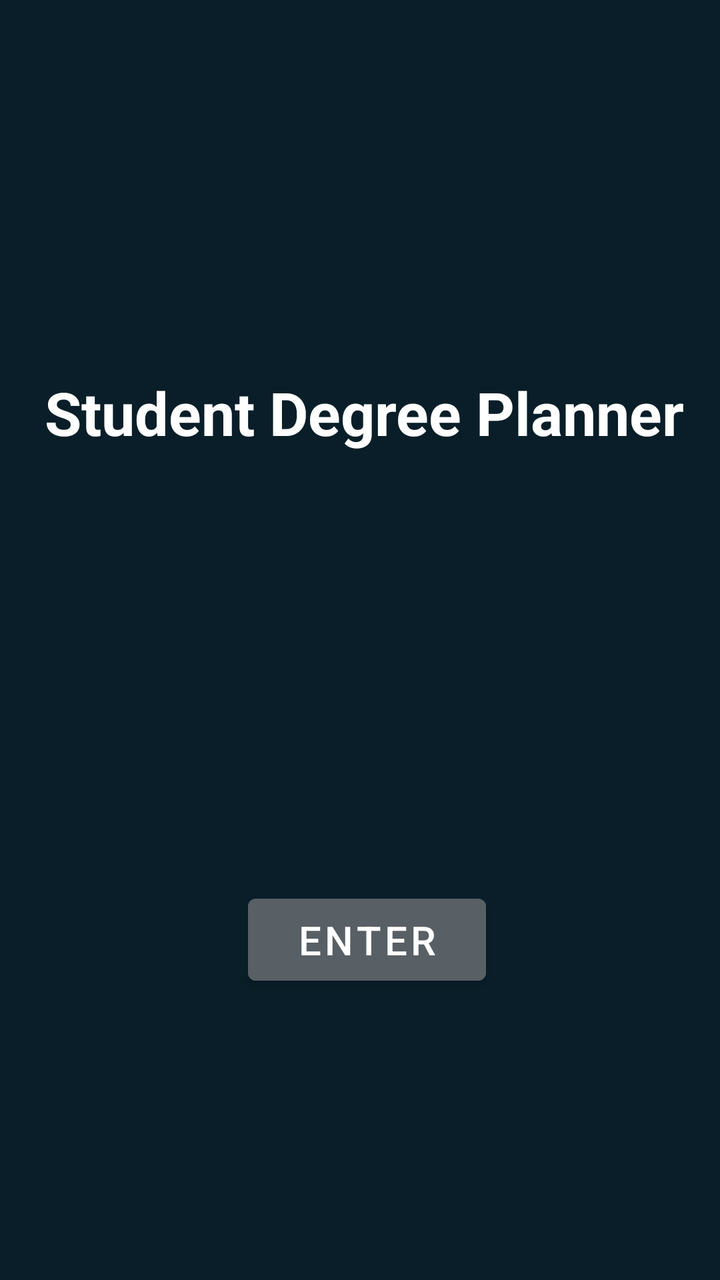
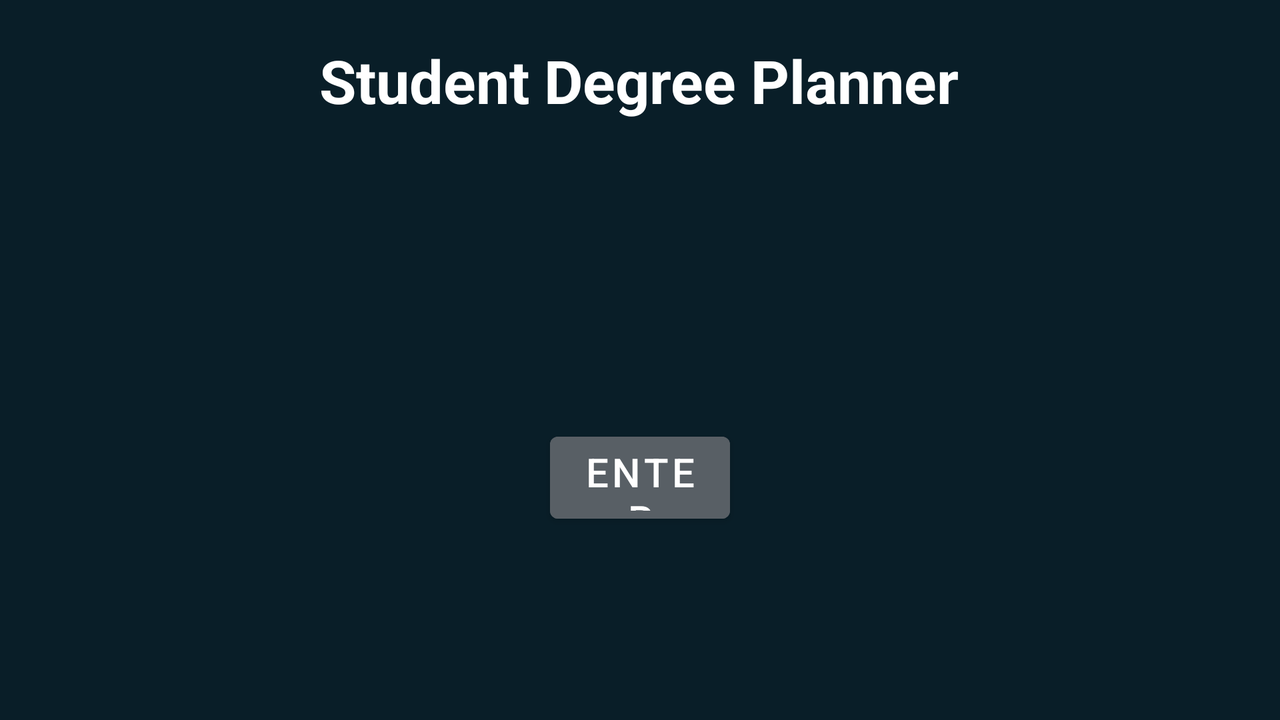

An Android layout and its configuration variant, each rendered on a device that would load it. The default file and the variant file are quoted in full after the pictures.
<!-- AndroidManifest.xml: application theme Theme.MobileApp2 -->
<!-- res/layout/activity_main.xml -->
<?xml version="1.0" encoding="utf-8"?>
<androidx.constraintlayout.widget.ConstraintLayout xmlns:android="http://schemas.android.com/apk/res/android"
    xmlns:app="http://schemas.android.com/apk/res-auto"
    xmlns:tools="http://schemas.android.com/tools"
    android:layout_width="match_parent"
    android:layout_height="match_parent"
    android:background="@color/material_dynamic_secondary10"
    tools:context=".UI.MainActivity">

    <ImageView
        android:id="@+id/imageView"
        android:layout_width="151dp"
        android:layout_height="149dp"
        android:layout_marginStart="131dp"
        android:layout_marginTop="25dp"
        android:layout_marginEnd="132dp"
        android:layout_marginBottom="45dp"
        app:layout_constraintBottom_toTopOf="@+id/button"
        app:layout_constraintEnd_toEndOf="parent"
        app:layout_constraintHorizontal_bias="1.0"
        app:layout_constraintStart_toStartOf="parent"
        app:layout_constraintTop_toBottomOf="@+id/textView"
        app:srcCompat="@drawable/ic_baseline_school_24"
        app:tint="#FFFFFF" />

    <TextView
        android:id="@+id/textView"
        android:layout_width="wrap_content"
        android:layout_height="wrap_content"
        android:layout_marginStart="131dp"
        android:layout_marginTop="186dp"
        android:layout_marginEnd="132dp"
        android:layout_marginBottom="3dp"
        android:text="Student Degree Planner"
        android:textAlignment="center"
        android:textColor="@color/white"
        android:textSize="30sp"
        android:textStyle="bold"
        app:layout_constraintBottom_toTopOf="@+id/imageView"
        app:layout_constraintEnd_toEndOf="parent"
        app:layout_constraintHorizontal_bias="0.49"
        app:layout_constraintStart_toStartOf="parent"
        app:layout_constraintTop_toTopOf="parent"
        app:layout_constraintVertical_bias="0.51" />

    <Button
        android:id="@+id/button"
        android:layout_width="119dp"
        android:layout_height="53dp"
        android:layout_marginStart="158dp"
        android:layout_marginTop="40dp"
        android:layout_marginEnd="165dp"
        android:backgroundTint="@color/material_dynamic_neutral_variant40"
        android:text="ENTER"
        android:textSize="20sp"
        android:clickable="true"
        app:layout_constraintEnd_toEndOf="parent"
        app:layout_constraintHorizontal_bias="0.418"
        app:layout_constraintStart_toStartOf="parent"
        app:layout_constraintTop_toBottomOf="@+id/imageView" />

</androidx.constraintlayout.widget.ConstraintLayout>
<!-- resources referenced by this layout -->
<resources>
  <style name="Theme.MobileApp2" parent="Theme.MaterialComponents.DayNight.DarkActionBar">
          
          <item name="colorPrimary">@color/purple_500</item>
          <item name="colorPrimaryVariant">@color/purple_700</item>
          <item name="colorOnPrimary">@color/white</item>
          
          <item name="colorSecondary">@color/teal_200</item>
          <item name="colorSecondaryVariant">@color/teal_700</item>
          <item name="colorOnSecondary">@color/black</item>
          
          <item name="android:statusBarColor">?attr/colorPrimaryVariant</item>
          
      </style>
</resources>
<!-- res/layout-land/activity_main.xml (the repository's variant of the layout above) -->
<!-- drawn on the phone turned sideways -->
<?xml version="1.0" encoding="utf-8"?>
<androidx.constraintlayout.widget.ConstraintLayout xmlns:android="http://schemas.android.com/apk/res/android"
    xmlns:app="http://schemas.android.com/apk/res-auto"
    xmlns:tools="http://schemas.android.com/tools"
    android:layout_width="match_parent"
    android:layout_height="match_parent"
    android:background="@color/material_dynamic_secondary10"
    tools:context=".UI.MainActivity">


    <ScrollView
        android:id="@+id/scrollView8"
        android:layout_width="match_parent"
        android:layout_height="match_parent"
        android:orientation="vertical"
        android:layout_margin="10dp"
        app:layout_constraintTop_toTopOf="parent">

    <LinearLayout
        android:layout_width="match_parent"
        android:layout_height="wrap_content"
        android:orientation="vertical"
        app:layout_constraintTop_toTopOf="parent"
        tools:layout_editor_absoluteX="0dp">


    <TextView
        android:id="@+id/textView"
        android:layout_width="match_parent"
        android:layout_height="wrap_content"
        android:layout_marginStart="131dp"
        android:layout_marginTop="10dp"
        android:layout_marginEnd="132dp"
        android:layout_marginBottom="3dp"
        android:text="Student Degree Planner"
        android:textAlignment="center"
        android:textColor="@color/white"
        android:textSize="30sp"
        android:textStyle="bold"
        app:layout_constraintBottom_toTopOf="@+id/imageView"
        app:layout_constraintEnd_toEndOf="parent"
        app:layout_constraintHorizontal_bias="0.49"
        app:layout_constraintStart_toStartOf="parent"
        app:layout_constraintTop_toTopOf="parent"
        app:layout_constraintVertical_bias="0.51" />

        <ImageView
            android:id="@+id/imageView"
            android:layout_width= "match_parent"
            android:layout_height="149dp"
           android:textAlignment="center"
            app:layout_constraintBottom_toTopOf="@+id/button"
            app:layout_constraintEnd_toEndOf="parent"
            app:layout_constraintHorizontal_bias="0.501"
            app:layout_constraintStart_toStartOf="parent"
            app:layout_constraintTop_toBottomOf="@+id/textView"
            app:srcCompat="@drawable/ic_baseline_school_24"
            app:tint="#FFFFFF" />

        <Button
        android:id="@+id/button"
        android:layout_width="match_parent"
        android:layout_height="53dp"
        android:layout_marginStart="265dp"

        android:layout_marginEnd="265dp"
        android:backgroundTint="@color/material_dynamic_neutral_variant40"
        android:text="ENTER"
        android:textSize="20sp"
        android:clickable="true"
        app:layout_constraintEnd_toEndOf="parent"
        app:layout_constraintHorizontal_bias="0.418"
        app:layout_constraintStart_toStartOf="parent"
        app:layout_constraintTop_toBottomOf="@+id/imageView" />
    </LinearLayout>
    </ScrollView>

</androidx.constraintlayout.widget.ConstraintLayout>
